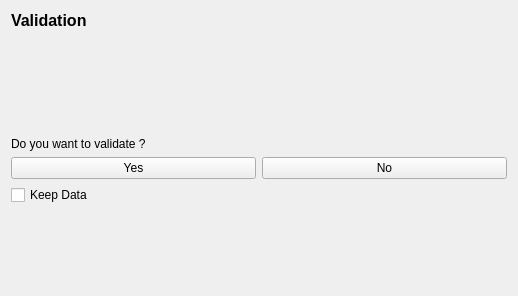
<?xml version="1.0" encoding="UTF-8"?>
<ui version="4.0">
 <class>PageValidation</class>
 <widget class="QWidget" name="PageValidation">
  <property name="geometry">
   <rect>
    <x>0</x>
    <y>0</y>
    <width>518</width>
    <height>296</height>
   </rect>
  </property>
  <property name="windowTitle">
   <string>Form</string>
  </property>
  <layout class="QVBoxLayout" name="verticalLayout">
   <item>
    <widget class="QLabel" name="label">
     <property name="font">
      <font>
       <pointsize>12</pointsize>
       <weight>75</weight>
       <bold>true</bold>
      </font>
     </property>
     <property name="text">
      <string>Validation</string>
     </property>
    </widget>
   </item>
   <item>
    <widget class="QLabel" name="label_2">
     <property name="text">
      <string/>
     </property>
    </widget>
   </item>
   <item>
    <spacer name="verticalSpacer">
     <property name="orientation">
      <enum>Qt::Vertical</enum>
     </property>
     <property name="sizeHint" stdset="0">
      <size>
       <width>20</width>
       <height>40</height>
      </size>
     </property>
    </spacer>
   </item>
   <item>
    <widget class="QLabel" name="label_3">
     <property name="text">
      <string>Do you want to validate ?</string>
     </property>
    </widget>
   </item>
   <item>
    <layout class="QHBoxLayout" name="horizontalLayout">
     <item>
      <widget class="QPushButton" name="btnYes">
       <property name="text">
        <string>Yes</string>
       </property>
      </widget>
     </item>
     <item>
      <widget class="QPushButton" name="btnNo">
       <property name="text">
        <string>No</string>
       </property>
      </widget>
     </item>
    </layout>
   </item>
   <item>
    <widget class="QCheckBox" name="checkBox">
     <property name="text">
      <string>Keep Data</string>
     </property>
    </widget>
   </item>
   <item>
    <spacer name="verticalSpacer_2">
     <property name="orientation">
      <enum>Qt::Vertical</enum>
     </property>
     <property name="sizeHint" stdset="0">
      <size>
       <width>20</width>
       <height>40</height>
      </size>
     </property>
    </spacer>
   </item>
  </layout>
 </widget>
 <resources/>
 <connections/>
</ui>
